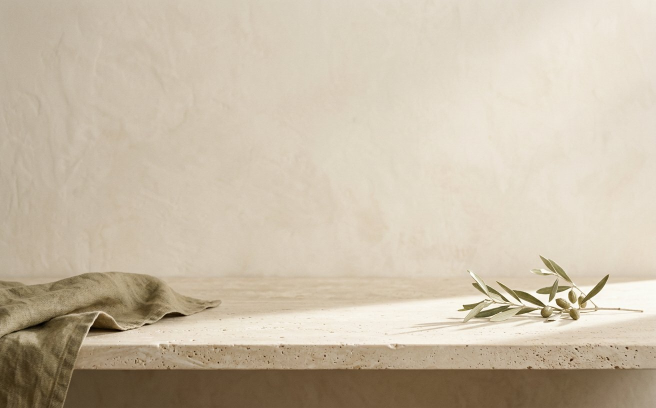
#> input picture assets/img/plate/texture-hero.jpg, 1312 x 816 px (shown at 1/2 size); its folder holds 4 pictures in this run
$ python compose_photo.py
#> lines starting #> are read from the running program, lines starting #| are printed output that depends on the picture; pictures that were not available may be replaced by others from this repository, and a replacement may not be noted
### scripts/brand.py
#!/usr/bin/env python3
"""
RAWAA | رواء — نظام الهوية البصرية (متجهات SVG قابلة للتحرير).

يولّد:
  • اللوجو: النسخة الأفقية، العمودية، العلامة المختصرة، والنسخ أحادية اللون.
  • العبوة: رسم متجهي دقيق (زجاج كهرماني مطفي + ملصق عاجي) بثلاثة أحجام.
  • الملصقات: أمامي/خلفي بأبعاد الطباعة.

كل النصوص مسارات (paths) لا نصوص حيّة، لضمان طباعة دقيقة بلا اختلاف خطوط.
المقاسات الهندسية **تقديرية** وليست معتمدة من مصنع.
"""
from __future__ import annotations

import math
from dataclasses import dataclass
from pathlib import Path

from textpath import text_path, text_width, text_bbox

ROOT = Path(__file__).resolve().parent.parent
OUT = ROOT / "assets" / "brand"

# ---------------------------------------------------------------- الهوية
C = {
    "ivory": "#FBF8F3",
    "cream": "#F4EEE4",
    "sand": "#E9DECE",
    "sand_deep": "#DFD0BC",
    "taupe": "#A8937C",
    "brown": "#6B5544",
    "ink": "#2A2622",
    "ink_soft": "#554C43",
    "olive": "#5F6653",
    "olive_soft": "#7C8370",
    "gold": "#B08D57",
    "amber": "#8C5A2B",
    "amber_light": "#B67A3D",
    "white": "#FFFDFA",
}

FONT_AR = "amiri"          # عربي كلاسيكي واضح
FONT_AR_UI = "almarai"     # عربي للاستخدامات الصغيرة
FONT_LAT = "cormorant"     # لاتيني راقٍ
FONT_UI_LAT = "almarai-latin"  # أرقام وحروف لاتينية واضحة


def esc(s: str) -> str:
    return (s.replace("&", "&amp;").replace("<", "&lt;").replace(">", "&gt;"))


def t(text: str, size: float, x: float, y: float, *, font: str = FONT_AR,
      fill: str = C["ink"], anchor: str = "start", spacing: float = 0.0,
      opacity: float = 1.0) -> str:
    d = text_path(text, font, size, x, y, letter_spacing=spacing, anchor=anchor)
    o = f' opacity="{opacity}"' if opacity != 1 else ""
    return f'<path d="{d}" fill="{fill}"{o}/>'


# [24 lines left out: function t_mixed, not called in this run]


def measured(text: str, size: float, font: str = FONT_AR, spacing: float = 0.0) -> float:
    return text_width(text, font, size, spacing)


# ---------------------------------------------------------------- اللوجو


# [88 lines left out: functions split_svg, logo_primary, logo_stacked, logo_mark, not called in this run]


def logo_mono(color: str = C["ink"], scale: float = 1.0) -> str:
    """نسخة أحادية اللون للفويل/الطباعة بلون واحد."""
    return logo_primary(color_ink=color, color_accent=color, scale=scale)


# ---------------------------------------------------------------- العبوة

@dataclass(frozen=True)
class Spec:
    ml: int
    body_h: float      # ارتفاع الجسم مم (تقديري)
    body_d: float      # قطر الجسم مم (تقديري)
    label_h: float     # ارتفاع الملصق مم
    cap_h: float       # ارتفاع القطارة مم


SPECS = {
    30: Spec(30, body_h=60, body_d=29, label_h=33, cap_h=36),
    50: Spec(50, body_h=72, body_d=33, label_h=40, cap_h=38),
    100: Spec(100, body_h=88, body_d=39, label_h=46, cap_h=41),
}


def _label_art(ml: int, w_mm: float, h_mm: float, *, ink: str = C["brown"],
               accent: str = C["olive"], paper: str = C["ivory"],
               show_back: bool = False) -> str:
    """
    فنّ الملصق بمقاساته الحقيقية (مم). المساحة: w×h.
    يعيد مجموعة SVG (بلا وسم svg) لتُرسم داخل مساحة العبوة.
    """
    pad = min(w_mm, h_mm) * 0.10
    cx = w_mm / 2

    parts: list[str] = []
    parts.append(f'<rect x="0" y="0" width="{w_mm}" height="{h_mm}" fill="{paper}"/>')

    if show_back:
        # ظهر الملصق: حقول تُعبَّأ بعد اعتماد البيانات الحقيقية
        parts.append(t("رواء", h_mm * 0.30, cx, h_mm * 0.30, font=FONT_AR,
                       fill=accent, anchor="middle"))
        parts.append(f'<line x1="{pad}" y1="{h_mm*0.37:.2f}" x2="{w_mm-pad}" y2="{h_mm*0.37:.2f}" '
                     f'stroke="{C["sand_deep"]}" stroke-width="0.35"/>')
        for i, label in enumerate(["المكونات", "طريقة الاستخدام", "التحذيرات"]):
            y = h_mm * 0.50 + i * h_mm * 0.14
            parts.append(t(label, h_mm * 0.055, w_mm - pad, y, font=FONT_AR_UI, fill=ink))
            parts.append(f'<line x1="{pad}" y1="{y + h_mm*0.035:.2f}" x2="{w_mm-pad}" y2="{y + h_mm*0.035:.2f}" '
                         f'stroke="{C["sand_deep"]}" stroke-width="0.3" opacity="0.8"/>')
        parts.append(t("—", h_mm * 0.05, cx, h_mm * 0.93, font=FONT_AR_UI,
                       fill=C["taupe"], anchor="middle"))
        return "".join(parts)

    # أمامي: لوجو + الاسم + الحجم
    parts.append(t("RAWAA", h_mm * 0.145, cx, h_mm * 0.30, font=FONT_LAT,
                   fill=ink, anchor="middle", spacing=h_mm * 0.045))
    parts.append(f'<line x1="{cx - w_mm*0.16:.2f}" y1="{h_mm*0.365:.2f}" '
                 f'x2="{cx + w_mm*0.16:.2f}" y2="{h_mm*0.365:.2f}" '
                 f'stroke="{C["gold"]}" stroke-width="0.4"/>')
    parts.append(t("رواء", h_mm * 0.235, cx, h_mm * 0.585, font=FONT_AR,
                   fill=accent, anchor="middle"))
    parts.append(t("سيروم للشعر", h_mm * 0.062, cx, h_mm * 0.695, font=FONT_AR_UI,
                   fill=C["taupe"], anchor="middle", spacing=w_mm * 0.006))
    parts.append(t(f"{ml} ML", h_mm * 0.085, cx, h_mm * 0.895, font=FONT_UI_LAT,
                   fill=ink, anchor="middle", spacing=w_mm * 0.018))
    return "".join(parts)


def bottle_svg(ml: int, *, transparent: bool = False, shadow: bool = True,
               show_label: bool = True, back_label: bool = False,
               palette: str = "amber") -> tuple[str, float, float]:
    """
    رسم متجهي للعبوة (منظر أمامي) بوحدات مم.
    يعيد (svg, width_mm, height_mm).
    palette: amber (زجاج كهرماني مطفي) | ivory (عاجي مطفي)
    """
    spec = SPECS[ml]
    body_h, body_d, cap_h = spec.body_h, spec.body_d, spec.cap_h
    neck_d = body_d * 0.42
    shoulder = body_d * 0.15
    collar_h = cap_h * 0.26
    bulb_h = cap_h * 0.70

    margin = 6.0
    total_w = body_d + margin * 2
    total_h = body_h + cap_h + margin * 2

    glass_hi = "#C98F52" if palette == "amber" else "#FFFFFF"
    glass_mid = "#9C6631" if palette == "amber" else "#F1E7D8"
    glass_lo = "#6E4522" if palette == "amber" else "#DCCDB8"
    cap_col = "#232120"

    uid = f"b{ml}{'t' if transparent else ''}{'b' if back_label else ''}"

    x0 = margin
    y_cap_top = margin
    y_collar_top = y_cap_top + bulb_h
    y_neck = y_cap_top + bulb_h + collar_h
    y_body_top = y_neck + shoulder
    y_body_bot = y_body_top + body_h
    cx = total_w / 2

    parts: list[str] = []
    parts.append(f'<svg xmlns="http://www.w3.org/2000/svg" viewBox="0 0 {total_w:.2f} {total_h:.2f}" '
                 f'width="{total_w:.2f}mm" height="{total_h:.2f}mm">')

    # تعريفات: تدرّجات + ظل ناعم
    parts.append("<defs>")
    parts.append(f'''
    <linearGradient id="glass{uid}" x1="0" y1="0" x2="1" y2="0">
      <stop offset="0%" stop-color="{glass_lo}"/>
      <stop offset="18%" stop-color="{glass_mid}"/>
      <stop offset="42%" stop-color="{glass_hi}" stop-opacity="0.92"/>
      <stop offset="62%" stop-color="{glass_mid}"/>
      <stop offset="100%" stop-color="{glass_lo}"/>
    </linearGradient>
    <linearGradient id="cap{uid}" x1="0" y1="0" x2="1" y2="0">
      <stop offset="0%" stop-color="#111010"/>
      <stop offset="26%" stop-color="#3A3735"/>
      <stop offset="52%" stop-color="#4A4643"/>
      <stop offset="100%" stop-color="#141312"/>
    </linearGradient>
    <linearGradient id="sheen{uid}" x1="0" y1="0" x2="1" y2="0">
      <stop offset="0%" stop-color="#ffffff" stop-opacity="0"/>
      <stop offset="45%" stop-color="#ffffff" stop-opacity="0.30"/>
      <stop offset="70%" stop-color="#ffffff" stop-opacity="0.05"/>
      <stop offset="100%" stop-color="#ffffff" stop-opacity="0"/>
    </linearGradient>
    <filter id="soft{uid}" x="-60%" y="-40%" width="220%" height="200%">
      <feGaussianBlur stdDeviation="{body_d*0.10:.2f}"/>
    </filter>
    <clipPath id="bodyclip{uid}">
      <path d="{_body_path(cx, y_body_top, body_d, body_h, shoulder, neck_d)}"/>
    </clipPath>
    '''.replace("\n", " "))
    parts.append("</defs>")

    if not transparent:
        parts.append(f'<rect x="0" y="0" width="{total_w:.2f}" height="{total_h:.2f}" fill="{C["ivory"]}"/>')

    # ظل أرضي
    if shadow:
        parts.append(
            f'<ellipse cx="{cx:.2f}" cy="{y_body_bot+1.2:.2f}" rx="{body_d*0.62:.2f}" ry="{body_d*0.075:.2f}" '
            f'fill="{C["brown"]}" opacity="0.20" filter="url(#soft{uid})"/>'
        )

    # الجسم
    body_path = _body_path(cx, y_body_top, body_d, body_h, shoulder, neck_d)
    parts.append(f'<path d="{body_path}" fill="url(#glass{uid})"/>')

    # الملصق
    if show_label:
        label_w = body_d * 0.88
        lx = cx - label_w / 2
        ly = y_body_top + body_h * 0.16
        lh = spec.label_h
        parts.append(f'<g clip-path="url(#bodyclip{uid})">')
        parts.append(f'<g transform="translate({lx:.2f},{ly:.2f})">')
        parts.append(_label_art(ml, label_w, lh, show_back=back_label))
        parts.append("</g>")
        # ظل خفيف على حافة الملصق
        parts.append(f'<rect x="{lx:.2f}" y="{ly:.2f}" width="{label_w:.2f}" height="{lh:.2f}" '
                     f'fill="none" stroke="#00000018" stroke-width="0.25"/>')
        parts.append("</g>")

    # لمعة عامودية
    parts.append(f'<g clip-path="url(#bodyclip{uid})">'
                 f'<rect x="{cx-body_d*0.42:.2f}" y="{y_body_top:.2f}" width="{body_d*0.30:.2f}" '
                 f'height="{body_h:.2f}" fill="url(#sheen{uid})"/></g>')

    # رقبة + كولار
    parts.append(f'<rect x="{cx-neck_d/2:.2f}" y="{y_neck:.2f}" width="{neck_d:.2f}" '
                 f'height="{shoulder+1:.2f}" fill="{glass_mid}"/>')
    collar_w = neck_d * 1.16
    parts.append(f'<rect x="{cx-collar_w/2:.2f}" y="{y_collar_top:.2f}" '
                 f'width="{collar_w:.2f}" height="{collar_h+shoulder*0.55:.2f}" rx="{collar_h*0.20:.2f}" '
                 f'fill="url(#cap{uid})"/>')

    # غطاء القطارة (مطفي)
    bulb_w = neck_d * 1.12
    parts.append(
        f'<rect x="{cx-bulb_w/2:.2f}" y="{y_cap_top:.2f}" width="{bulb_w:.2f}" height="{bulb_h:.2f}" '
        f'rx="{bulb_w*0.30:.2f}" fill="url(#cap{uid})"/>'
    )
    # لمعة رأسية على الغطاء
    parts.append(
        f'<rect x="{cx-bulb_w*0.26:.2f}" y="{y_cap_top+bulb_h*0.10:.2f}" width="{bulb_w*0.14:.2f}" '
        f'height="{bulb_h*0.72:.2f}" rx="{bulb_w*0.07:.2f}" fill="#ffffff" opacity="0.10"/>'
    )
    # حدّ فاصل بين الغطاء والكولار
    parts.append(f'<line x1="{cx-bulb_w/2:.2f}" y1="{y_collar_top:.2f}" '
                 f'x2="{cx+bulb_w/2:.2f}" y2="{y_collar_top:.2f}" '
                 f'stroke="#00000038" stroke-width="0.4"/>')

    parts.append("</svg>")
    return "\n".join(parts), total_w, total_h


def _body_path(cx: float, y_top: float, d: float, h: float, shoulder: float, neck_d: float) -> str:
    """مسار جسم العبوة: كتف منحنٍ + زوايا سفلية مستديرة (قابل للتصنيع بسهولة)."""
    r = d * 0.10
    left = cx - d / 2
    right = cx + d / 2
    y_bot = y_top + h
    n_left = cx - neck_d / 2
    n_right = cx + neck_d / 2

    return (
        f"M {n_left:.2f} {y_top:.2f} "
        f"C {n_left:.2f} {y_top+shoulder*0.85:.2f} {left:.2f} {y_top+shoulder*0.45:.2f} {left:.2f} {y_top+shoulder*1.15:.2f} "
        f"L {left:.2f} {y_bot-r:.2f} "
        f"Q {left:.2f} {y_bot:.2f} {left+r:.2f} {y_bot:.2f} "
        f"L {right-r:.2f} {y_bot:.2f} "
        f"Q {right:.2f} {y_bot:.2f} {right:.2f} {y_bot-r:.2f} "
        f"L {right:.2f} {y_top+shoulder*1.15:.2f} "
        f"C {right:.2f} {y_top+shoulder*0.45:.2f} {n_right:.2f} {y_top+shoulder*0.85:.2f} {n_right:.2f} {y_top:.2f} "
        f"Z"
    )


# ---------------------------------------------------------------- لوحة الهوية

# [82 lines left out: function brand_board, not called in this run]


# [12 lines that do not run on import are left out]

### scripts/compose_photo.py
#!/usr/bin/env python3
"""
RAWAA | رواء — تركيب العبوة المتجهية فوق صور خامات فوتوغرافية.

لماذا؟ العبوة يجب أن تبقى **متطابقة تمامًا** في كل الصور (نفس اللوجو، نفس
الألوان، نفس النسب). لذلك لا نولّد صورة عبوة جديدة في كل مرة، بل نرسم العبوة
مرة واحدة كمتجه ثم نضعها فوق خلفية خامات بظل ارتكاز يطابق اتجاه الضوء.

النتيجة: تصورات تصميمية ثابتة الهوية — وليست صورًا فوتوغرافية لمنتج مُصنَّع.
"""
from __future__ import annotations

import subprocess
import sys
from pathlib import Path

import numpy as np
from PIL import Image, ImageDraw, ImageFilter

sys.path.insert(0, str(Path(__file__).resolve().parent))

from brand import bottle_svg  # noqa: E402

ROOT = Path(__file__).resolve().parent.parent
PLATES = ROOT / "assets" / "img" / "plate"
RAW = ROOT / "assets" / "img" / "design-raw"
SVG_OUT = ROOT / "assets" / "img" / "design"
BOTTLES = ROOT / "assets" / "img" / "bottles"


# --------------------------------------------------------------- العبوة كصورة

def bottle_image(ml: int, height_px: int) -> Image.Image:
    """عبوة شفافة بالارتفاع المطلوب تمامًا."""
    BOTTLES.mkdir(parents=True, exist_ok=True)
    height_px = int(height_px)
    svg, sw, sh = bottle_svg(ml, transparent=True)
    svg_path = SVG_OUT / f"bottle-{ml}ml-transparent.svg"
    svg_path.write_text(svg, encoding="utf-8")

    width_px = max(40, int(round(height_px * sw / sh)))
    target = BOTTLES / f"bottle-{ml}ml-h{height_px}.png"
    if not target.exists():
        subprocess.run(
            [sys.executable, str(ROOT / "scripts" / "render_svg.py"), str(svg_path),
             "--width", str(width_px), "--outdir", str(BOTTLES)],
            check=True, capture_output=True,
        )
        produced = BOTTLES / f"bottle-{ml}ml-transparent.png"
        img = Image.open(produced).convert("RGBA").resize((width_px, height_px), Image.LANCZOS)
        img.save(target, "PNG")
        produced.unlink(missing_ok=True)
    return Image.open(target).convert("RGBA")


def shade_bottle(img: Image.Image, light_from_right: bool = True) -> Image.Image:
    """
    إضافة تظليل جهة الظل (يمين أو يسار) ليبدو متوافقًا مع اتجاه الضوء في الخلفية.
    """
    w, h = img.size
    grad = np.zeros((h, w, 4), dtype=np.float32)
    x = np.linspace(0, 1, w)[None, :]
    if light_from_right:
        factor = np.clip((x - 0.55) / 0.45, 0, 1) ** 1.4  # ظل على اليمين
    else:
        factor = np.clip((0.45 - x) / 0.45, 0, 1) ** 1.4
    alpha = np.asarray(img)[..., 3].astype(np.float32) / 255.0
    dark = factor * 0.30 * alpha
    base = np.asarray(img).astype(np.float32)
    base[..., 0] *= (1 - dark)
    base[..., 1] *= (1 - dark * 0.98)
    base[..., 2] *= (1 - dark * 0.94)
    return Image.fromarray(np.clip(base, 0, 255).astype(np.uint8), "RGBA")


def contact_shadow(base: Image.Image, x: int, y: int, w: int, h: int,
                   intensity: float = 0.34, spread: float = 1.0,
                   skew: int = 0) -> Image.Image:
    """ظل ارتكاز + ظل اتجاهي خفيف."""
    layer = Image.new("RGBA", base.size, (0, 0, 0, 0))
    d = ImageDraw.Draw(layer)
    cx = x + w / 2
    cy = y + h - max(2, h * 0.006)
    rx = int(w * 0.66 * spread)
    ry = max(8, int(w * 0.10 * spread))
    d.ellipse([cx - rx + skew, cy - ry, cx + rx + skew, cy + ry],
              fill=(72, 56, 38, int(255 * intensity)))
    layer = layer.filter(ImageFilter.GaussianBlur(radius=max(8, w * 0.06)))
    return Image.alpha_composite(base, layer)


def grade(img: Image.Image) -> Image.Image:
    arr = np.asarray(img.convert("RGB")).astype(np.float32) / 255.0
    arr = np.clip((arr - 0.5) * 1.04 + 0.5, 0, 1)
    arr[..., 0] *= 1.006
    arr[..., 2] *= 0.994
    return Image.fromarray((np.clip(arr, 0, 1) * 255).astype(np.uint8))


# --------------------------------------------------------------- التركيب

def scene(plate_file: str, place, out_name: str, size=None) -> Path:
    """
    place: قائمة من (ml, height_ratio, cx_ratio, bottom_ratio)
    """
    plate = Image.open(PLATES / plate_file).convert("RGBA")
    if size:
        plate = plate.resize(size, Image.LANCZOS)
    W, H = plate.size

    # رتّب من الأكبر للأصغر نزولًا حسب الارتفاع (الأبعد يُرسم أولًا)
    items = []
    for ml, hr, cxr, brr in place:
        bh = int(H * hr)
        img = shade_bottle(bottle_image(ml, bh))
        items.append((img, int(W * cxr - img.width / 2), int(H * brr - img.height)))

    for img, x, y in items:
        plate = contact_shadow(plate, x, y, img.width, img.height,
                               intensity=0.30 if len(items) > 1 else 0.34)

    layer = Image.new("RGBA", plate.size, (0, 0, 0, 0))
    for img, x, y in items:
        layer.paste(img, (x, y), img)
    out = Image.alpha_composite(plate, layer)
    out = grade(out)

    RAW.mkdir(parents=True, exist_ok=True)
    target = RAW / out_name
    out.save(target, "PNG")
    print("composed:", target.name, out.size)
    return target


# [65 lines left out: functions detail_crop, side_view, back_view, not called in this run]


def main() -> int:
    # 1) الأفقية الواسعة (القسم الرئيسي)
    scene("texture-hero.jpg", [(50, 0.70, 0.735, 0.860)], "hero-wide.png")
#> (the call stopped at in t, `d = text_path(text, font, size, x, y, letter_spacing=spacing, anchor=a..`: textpath is not available in this run)
#> (the call stopped at in t, `d = text_path(text, font, size, x, y, letter_spacing=spacing, anchor=a..`: textpath is not available in this run)
#> (the call stopped at in t, `d = text_path(text, font, size, x, y, letter_spacing=spacing, anchor=a..`: textpath is not available in this run)
#> (the call stopped at in t, `d = text_path(text, font, size, x, y, letter_spacing=spacing, anchor=a..`: textpath is not available in this run)
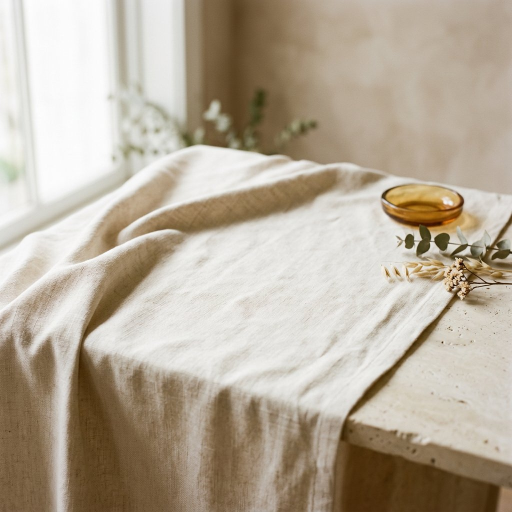
#> input picture assets/img/plate/texture-square.jpg, 1024 x 1024 px, given in place of bottle-50ml-transparent.png, which was not available (shown at 1/2 size)
#> in bottle_image, `img = Image.open(produced).convert("RGBA").resize((width_px, height_px..`:
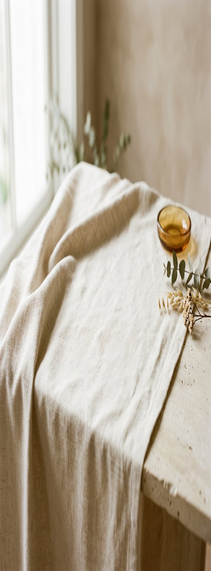
#> img: PIL image 211x571 RGBA; mean R, G, B, A 182.7, 171.1, 154.1, 255
#> in shade_bottle, `w, h = img.size`: w = 211; h = 571
#> in shade_bottle, `alpha = np.asarray(img)[..., 3].astype(np.float32) / 255.0`: alpha: shape (571, 211) float32; every value is 1
#> in shade_bottle, `dark = factor * 0.30 * alpha`:
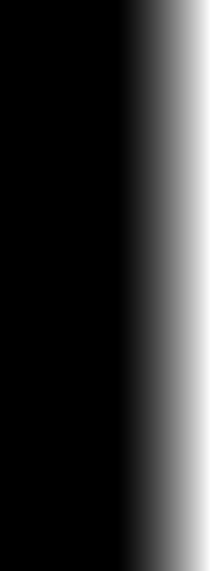
#> dark: shape (571, 211) float64; min 0, max 0.3, mean 0.0567; drawn with min black and max white
#> in shade_bottle, `base[..., 2] *= (1 - dark * 0.94)`:
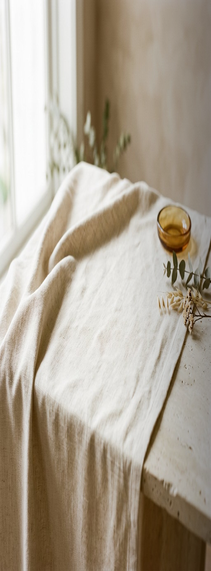
#> base: shape (571, 211, 4) float32; mean R, G, B, A 172.5, 161.8, 146.3, 255.5
#> the loop in scene, `for img, x, y in items:` made 1 pass
#> (x, y) on pass 1: (858, 130)
#> pass 1, in contact_shadow, `layer = layer.filter(ImageFilter.GaussianBlur(radius=max(8, w * 0.06)))`:
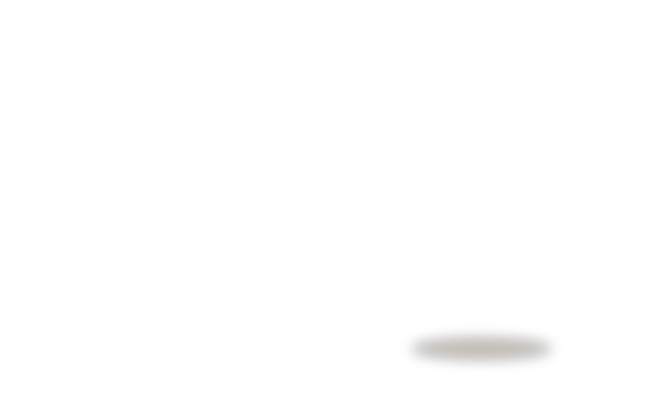
#> layer: PIL image 1312x816 RGBA (shown at 1/2 size); mean R, G, B, A 0.6, 0.5, 0.3, 0.8; transparent parts drawn white
#> the loop in scene, `for img, x, y in items:` made 1 pass
#> (x, y) on pass 1: (858, 130)
#> after the loop in scene, `for img, x, y in items:`:
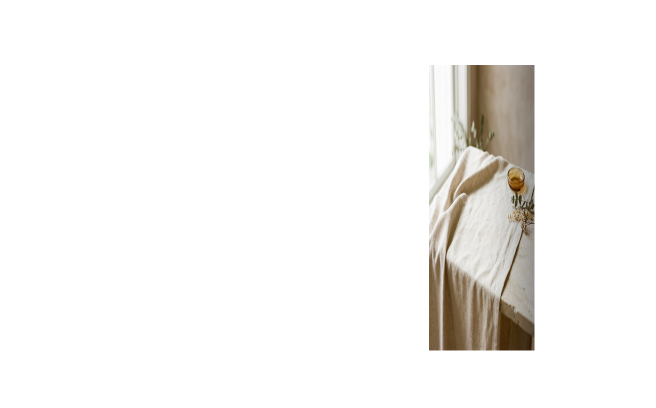
#> layer: PIL image 1312x816 RGBA (shown at 1/2 size); mean R, G, B, A 19.4, 18.2, 16.4, 28.7; transparent parts drawn white
#> in scene, `out = Image.alpha_composite(plate, layer)`:
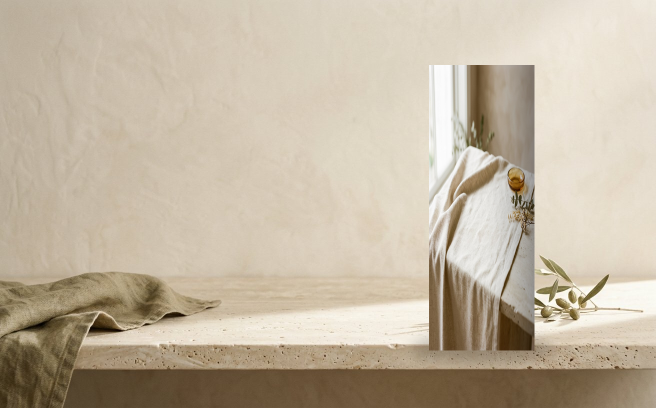
#> out: PIL image 1312x816 RGBA (shown at 1/2 size); mean R, G, B, A 194.4, 181.6, 161.9, 255
#| composed: hero-wide.png (1312, 816)

    # 2) الثلاثة معًا
    scene("texture-hero.jpg", [
        (100, 0.56, 0.60, 0.862),
        (50, 0.50, 0.475, 0.860),
        (30, 0.42, 0.375, 0.858),
    ], "trio-wide.png")
#> (the call stopped at in t, `d = text_path(text, font, size, x, y, letter_spacing=spacing, anchor=a..`: textpath is not available in this run)
#> (the call stopped at in t, `d = text_path(text, font, size, x, y, letter_spacing=spacing, anchor=a..`: textpath is not available in this run)

    # 3) صورة لكل حجم (مربعة — بطاقات المنتجات) على حافة أفقية
    for ml, hr in ((30, 0.60), (50, 0.66), (100, 0.72)):
        scene("texture-ledge-square.jpg", [(ml, hr, 0.50, 0.795)], f"size-{ml}.png")

    # 4) تحريرية عمودية
    scene("texture-tall.jpg", [(50, 0.46, 0.50, 0.800)], "editorial-portrait.png")

    # 5) أفقية للعبوة الكبيرة
    scene("texture-hero.jpg", [(100, 0.64, 0.70, 0.862)], "wide-100.png")

    # 6) سوشيال مربع + عمودي
    scene("texture-ledge-square.jpg", [(100, 0.66, 0.53, 0.795)], "social-square.png")
    scene("texture-tall.jpg", [(50, 0.42, 0.50, 0.795)], "social-vertical.png")

    # 7) مقربة من الملصق والغطاء
    detail_crop("editorial-portrait.png", "detail-label.png",
                box_ratio=(0.31, 0.29, 0.70, 0.72), size=(1200, 1200))

    # 8) منظر جانبي تقريبي + منظر خلفي
    side_view(50, "side-50.png")
    back_view(50, "back-50.png")
    return 0


if __name__ == "__main__":
#> (the run stopped early here; a loop or call above may not have finished)
